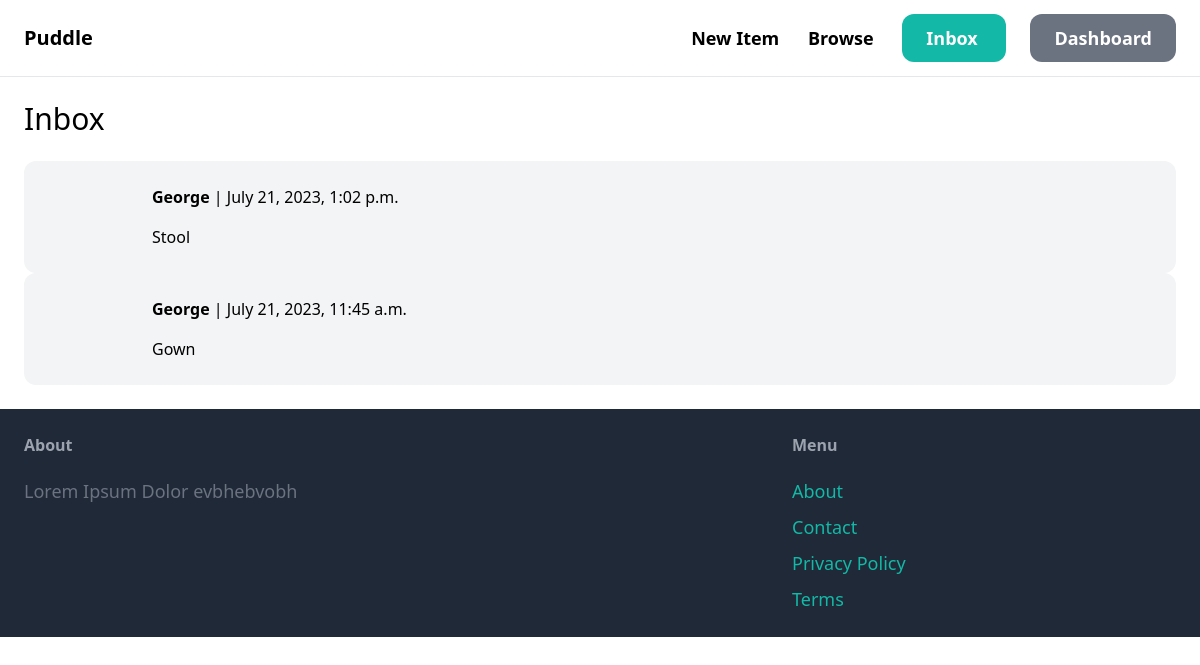
The page /inbox/ (signed in) on the database its author committed.
### conversation/models.py (models this page shows)
class Conversation(models.Model):
	item = models.ForeignKey(Item, related_name='conversations', on_delete=models.CASCADE)
	members = models.ManyToManyField(User, related_name='conversations')
	created_at = models.DateTimeField(auto_now_add=True)
	modified_at = models.DateTimeField(auto_now=True)
	class Meta:
		ordering = ('-modified_at', )

### item/models.py (models this page shows, shortened)
class Item(models.Model):
	category = models.ForeignKey(Category, related_name='items', on_delete=models.CASCADE)
	name = models.CharField(max_length=255)
	description = models.TextField(blank=True, null=True)
	price = models.FloatField()
	image = models.ImageField(upload_to='item_images', blank=True, null=True)
	is_sold = models.BooleanField(default=False)
	created_by = models.ForeignKey(User, related_name='items', on_delete=models.CASCADE)
	created_at = models.DateTimeField(auto_now_add=True)

### conversation/views.py (the view)
# urls.py: path('inbox/', include('conversation.urls')),
@login_required
def inbox(request):
	conversations = Conversation.objects.filter(members__in=[request.user.id])
	context = {
		'conversations': conversations
	}
	return render(request, 'conversation/inbox.html', context)

### conversation/templates/conversation/inbox.html (shortened to what this page needs)
{% extends 'core/base.html' %}
{% block content %}
<h1 class="mb-6 text-3xl"> Inbox </h1>
<div class="space-y-6">
    {% for conversation in conversations %}
    <a href="{% url 'conversation-view' conversation.id %}">
        <div class="p-6 flex bg-gray-100 rounded-xl">
            <div class="pr-6">
            </div>
            <div>
                {% for member in conversation.members.all %}
                    {% if member != request.user %}
                        <p class="mb-4"><strong>{{ member.username }}</strong> | {{ conversation.modified_at }}</p>
                        <p>{{ conversation.item.name }}</p>
                    {% endif %}
                {% endfor %}
            </div>
        </div>
    </a>
    {% endfor %}
</div>
{% endblock %}

### rows shown on the page
Conversation: modified_at "July 21, 2023, 1:02 p.m.", item.name "Stool"
Conversation: modified_at "July 21, 2023, 11:45 a.m.", item.name "Gown"

### other values the page prints
{{ member.username }} "George"
